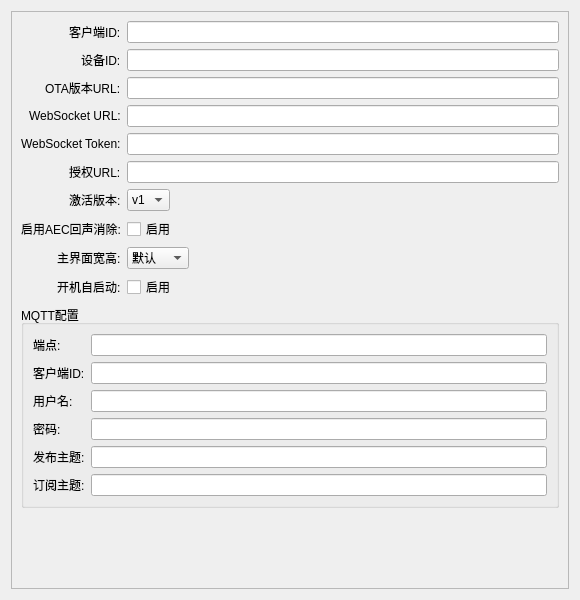
<?xml version="1.0" encoding="UTF-8"?>
<ui version="4.0">
 <class>SystemOptionsWidget</class>
 <widget class="QWidget" name="SystemOptionsWidget">
  <property name="geometry">
   <rect>
    <x>0</x>
    <y>0</y>
    <width>580</width>
    <height>600</height>
   </rect>
  </property>
  <property name="windowTitle">
   <string>系统选项</string>
  </property>
  <layout class="QVBoxLayout" name="verticalLayout">
   <item>
    <widget class="QScrollArea" name="scrollArea">
     <property name="widgetResizable">
      <bool>true</bool>
     </property>
     <widget class="QWidget" name="scrollAreaWidgetContents">
      <property name="geometry">
       <rect>
        <x>0</x>
        <y>0</y>
        <width>578</width>
        <height>580</height>
       </rect>
      </property>
      <layout class="QFormLayout" name="formLayout">
       <property name="labelAlignment">
        <set>Qt::AlignRight|Qt::AlignVCenter</set>
       </property>
       <property name="fieldGrowthPolicy">
        <enum>QFormLayout::ExpandingFieldsGrow</enum>
       </property>
       <item row="0" column="0">
        <widget class="QLabel" name="label_client_id">
         <property name="text">
          <string>客户端ID:</string>
         </property>
        </widget>
       </item>
       <item row="0" column="1">
        <widget class="QLineEdit" name="client_id_edit"/>
       </item>
       <item row="1" column="0">
        <widget class="QLabel" name="label_device_id">
         <property name="text">
          <string>设备ID:</string>
         </property>
        </widget>
       </item>
       <item row="1" column="1">
        <widget class="QLineEdit" name="device_id_edit"/>
       </item>
       <item row="2" column="0">
        <widget class="QLabel" name="label_ota_url">
         <property name="text">
          <string>OTA版本URL:</string>
         </property>
        </widget>
       </item>
       <item row="2" column="1">
        <widget class="QLineEdit" name="ota_url_edit"/>
       </item>
       <item row="3" column="0">
        <widget class="QLabel" name="label_websocket_url">
         <property name="text">
          <string>WebSocket URL:</string>
         </property>
        </widget>
       </item>
       <item row="3" column="1">
        <widget class="QLineEdit" name="websocket_url_edit"/>
       </item>
       <item row="4" column="0">
        <widget class="QLabel" name="label_websocket_token">
         <property name="text">
          <string>WebSocket Token:</string>
         </property>
        </widget>
       </item>
       <item row="4" column="1">
        <widget class="QLineEdit" name="websocket_token_edit">
         <property name="echoMode">
          <enum>QLineEdit::Password</enum>
         </property>
        </widget>
       </item>
       <item row="5" column="0">
        <widget class="QLabel" name="label_authorization_url">
         <property name="text">
          <string>授权URL:</string>
         </property>
        </widget>
       </item>
       <item row="5" column="1">
        <widget class="QLineEdit" name="authorization_url_edit"/>
       </item>
       <item row="6" column="0">
        <widget class="QLabel" name="label_activation_version">
         <property name="text">
          <string>激活版本:</string>
         </property>
        </widget>
       </item>
       <item row="6" column="1">
        <widget class="QComboBox" name="activation_version_combo">
         <item>
          <property name="text">
           <string>v1</string>
          </property>
         </item>
         <item>
          <property name="text">
           <string>v2</string>
          </property>
         </item>
        </widget>
       </item>
       <item row="7" column="0">
        <widget class="QLabel" name="label_aec_enabled">
         <property name="text">
          <string>启用AEC回声消除:</string>
         </property>
        </widget>
       </item>
       <item row="7" column="1">
        <widget class="QCheckBox" name="aec_enabled_check">
         <property name="text">
          <string>启用</string>
         </property>
        </widget>
       </item>
       <item row="8" column="0">
        <widget class="QLabel" name="label_window_size">
         <property name="text">
          <string>主界面宽高:</string>
         </property>
        </widget>
       </item>
       <item row="8" column="1">
        <widget class="QComboBox" name="window_size_combo">
         <item>
          <property name="text">
           <string>默认</string>
          </property>
         </item>
         <item>
          <property name="text">
           <string>75%</string>
          </property>
         </item>
         <item>
          <property name="text">
           <string>100%</string>
          </property>
         </item>
        </widget>
       </item>
       <item row="9" column="0">
        <widget class="QLabel" name="label_autostart">
         <property name="text">
          <string>开机自启动:</string>
         </property>
        </widget>
       </item>
       <item row="9" column="1">
        <widget class="QCheckBox" name="autostart_check">
         <property name="text">
          <string>启用</string>
         </property>
        </widget>
       </item>
       <item row="10" column="0" colspan="2">
        <widget class="QGroupBox" name="mqtt_group">
         <property name="title">
          <string>MQTT配置</string>
         </property>
         <layout class="QFormLayout" name="mqtt_form">
          <item row="0" column="0">
           <widget class="QLabel" name="label_mqtt_endpoint">
            <property name="text">
             <string>端点:</string>
            </property>
           </widget>
          </item>
          <item row="0" column="1">
           <widget class="QLineEdit" name="mqtt_endpoint_edit"/>
          </item>
          <item row="1" column="0">
           <widget class="QLabel" name="label_mqtt_client_id">
            <property name="text">
             <string>客户端ID:</string>
            </property>
           </widget>
          </item>
          <item row="1" column="1">
           <widget class="QLineEdit" name="mqtt_client_id_edit"/>
          </item>
          <item row="2" column="0">
           <widget class="QLabel" name="label_mqtt_username">
            <property name="text">
             <string>用户名:</string>
            </property>
           </widget>
          </item>
          <item row="2" column="1">
           <widget class="QLineEdit" name="mqtt_username_edit"/>
          </item>
          <item row="3" column="0">
           <widget class="QLabel" name="label_mqtt_password">
            <property name="text">
             <string>密码:</string>
            </property>
           </widget>
          </item>
          <item row="3" column="1">
           <widget class="QLineEdit" name="mqtt_password_edit">
            <property name="echoMode">
             <enum>QLineEdit::Password</enum>
            </property>
           </widget>
          </item>
          <item row="4" column="0">
           <widget class="QLabel" name="label_mqtt_publish_topic">
            <property name="text">
             <string>发布主题:</string>
            </property>
           </widget>
          </item>
          <item row="4" column="1">
           <widget class="QLineEdit" name="mqtt_publish_topic_edit"/>
          </item>
          <item row="5" column="0">
           <widget class="QLabel" name="label_mqtt_subscribe_topic">
            <property name="text">
             <string>订阅主题:</string>
            </property>
           </widget>
          </item>
          <item row="5" column="1">
           <widget class="QLineEdit" name="mqtt_subscribe_topic_edit"/>
          </item>
         </layout>
        </widget>
       </item>
      </layout>
     </widget>
    </widget>
   </item>
  </layout>
 </widget>
 <resources/>
 <connections/>
</ui>
